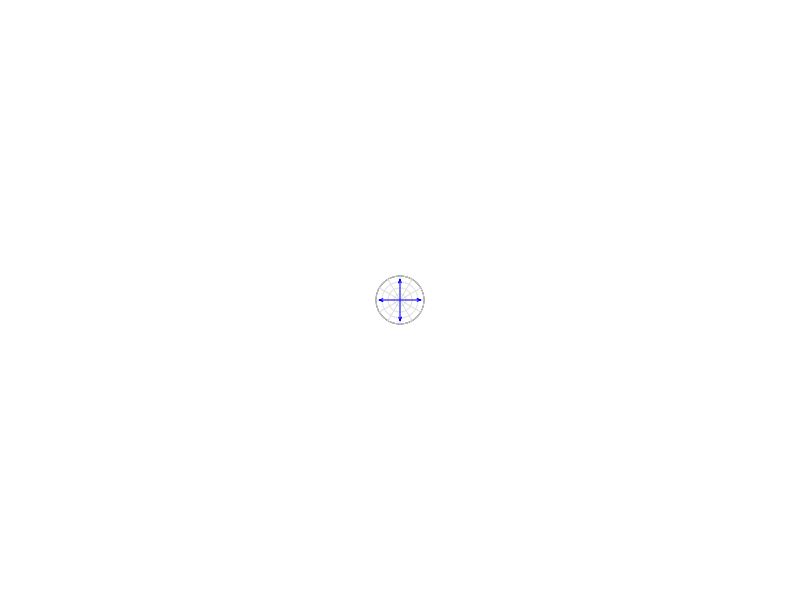

Reproduce this figure in MATLAB.
function cross = CrossGenerator()

vecAng = deg2rad([0 90 180 270]);

% Setup the distribution of lengths
dirL = 0.07;

% Inputs for the compass plot
U = dirL.*cos(vecAng);
V = dirL.*sin(vecAng);

% Plotting compass in existing figure
cross = compass(U,V);
    delete(findall(gcf,'type','text'));
    delete(findall(gcf,'type','a.GridAlpha'));
    xlim([-1 1]); ylim([-1 1])
    set(gca,'Units','normalized')
    set(gca,'Position',[0 0 1 1])